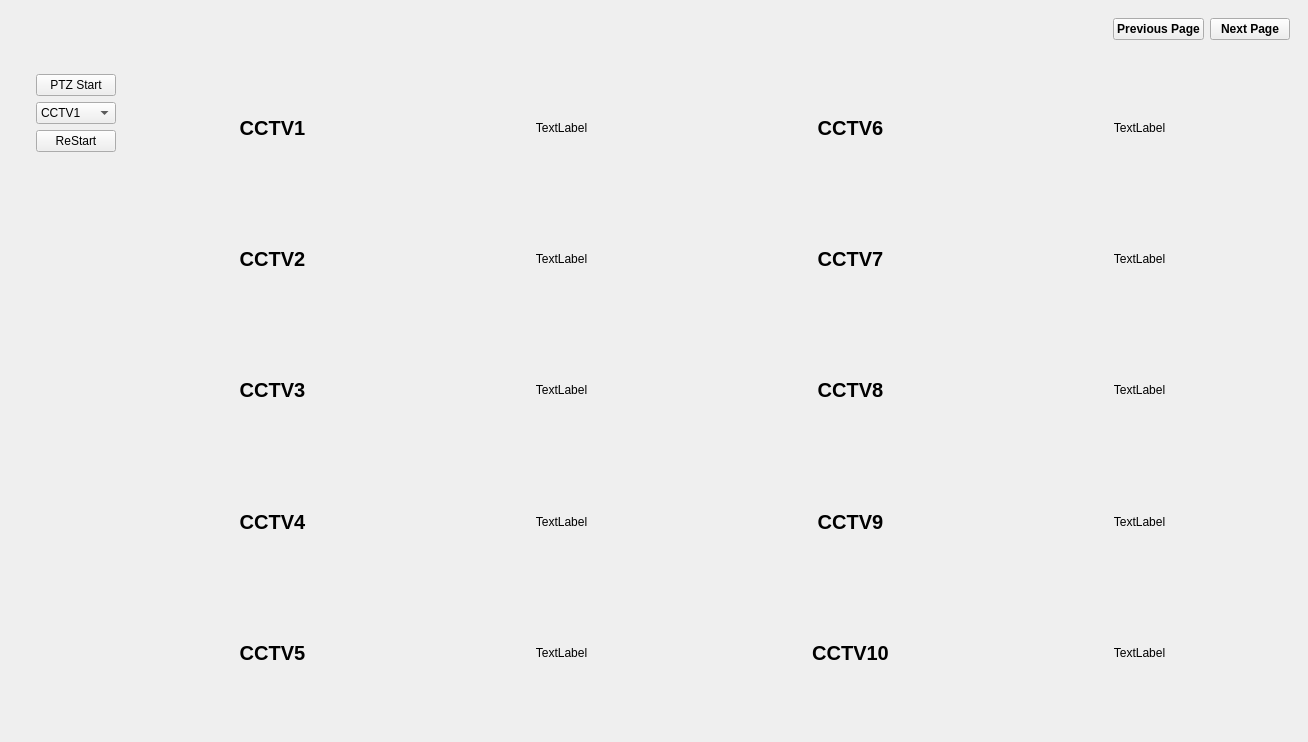
<?xml version="1.0" encoding="UTF-8"?>
<ui version="4.0">
 <class>MainWindow</class>
 <widget class="QMainWindow" name="MainWindow">
  <property name="windowModality">
   <enum>Qt::WindowModal</enum>
  </property>
  <property name="geometry">
   <rect>
    <x>0</x>
    <y>0</y>
    <width>1308</width>
    <height>742</height>
   </rect>
  </property>
  <property name="sizePolicy">
   <sizepolicy hsizetype="Expanding" vsizetype="Expanding">
    <horstretch>0</horstretch>
    <verstretch>0</verstretch>
   </sizepolicy>
  </property>
  <property name="windowTitle">
   <string>panorama</string>
  </property>
  <property name="windowIcon">
   <iconset>
    <normaloff>skysysIcon.png</normaloff>skysysIcon.png</iconset>
  </property>
  <widget class="QWidget" name="centralwidget">
   <layout class="QVBoxLayout" name="verticalLayout_5">
    <item>
     <widget class="QWidget" name="topLayout" native="true">
      <layout class="QHBoxLayout" name="horizontalLayout_8">
       <property name="bottomMargin">
        <number>1</number>
       </property>
       <item>
        <widget class="QLabel" name="ci">
         <property name="sizePolicy">
          <sizepolicy hsizetype="Maximum" vsizetype="Maximum">
           <horstretch>0</horstretch>
           <verstretch>0</verstretch>
          </sizepolicy>
         </property>
         <property name="maximumSize">
          <size>
           <width>250</width>
           <height>40</height>
          </size>
         </property>
         <property name="text">
          <string/>
         </property>
         <property name="pixmap">
          <pixmap>skysys.png</pixmap>
         </property>
         <property name="scaledContents">
          <bool>true</bool>
         </property>
        </widget>
       </item>
       <item>
        <spacer name="horizontalSpacer_5">
         <property name="orientation">
          <enum>Qt::Horizontal</enum>
         </property>
         <property name="sizeHint" stdset="0">
          <size>
           <width>40</width>
           <height>13</height>
          </size>
         </property>
        </spacer>
       </item>
       <item>
        <widget class="QPushButton" name="previousButton">
         <property name="sizePolicy">
          <sizepolicy hsizetype="Minimum" vsizetype="Fixed">
           <horstretch>0</horstretch>
           <verstretch>0</verstretch>
          </sizepolicy>
         </property>
         <property name="font">
          <font>
           <weight>75</weight>
           <italic>false</italic>
           <bold>true</bold>
           <underline>false</underline>
          </font>
         </property>
         <property name="text">
          <string>Previous Page</string>
         </property>
         <property name="checkable">
          <bool>false</bool>
         </property>
         <property name="checked">
          <bool>false</bool>
         </property>
        </widget>
       </item>
       <item>
        <widget class="QPushButton" name="nextButton">
         <property name="sizePolicy">
          <sizepolicy hsizetype="Minimum" vsizetype="Fixed">
           <horstretch>0</horstretch>
           <verstretch>0</verstretch>
          </sizepolicy>
         </property>
         <property name="font">
          <font>
           <weight>75</weight>
           <bold>true</bold>
          </font>
         </property>
         <property name="text">
          <string>Next Page</string>
         </property>
        </widget>
       </item>
      </layout>
     </widget>
    </item>
    <item>
     <widget class="QStackedWidget" name="QStackedWidget">
      <property name="currentIndex">
       <number>1</number>
      </property>
      <widget class="QWidget" name="Page1">
       <property name="maximumSize">
        <size>
         <width>16777215</width>
         <height>16777215</height>
        </size>
       </property>
       <widget class="QWidget" name="horizontalWidget_5" native="true">
        <property name="geometry">
         <rect>
          <x>9</x>
          <y>9</y>
          <width>1244</width>
          <height>638</height>
         </rect>
        </property>
        <layout class="QHBoxLayout" name="horizontalLayout_12">
         <property name="rightMargin">
          <number>0</number>
         </property>
         <item>
          <layout class="QVBoxLayout" name="verticalLayout_4">
           <property name="rightMargin">
            <number>0</number>
           </property>
           <item>
            <widget class="QLabel" name="liveLabel">
             <property name="font">
              <font>
               <pointsize>12</pointsize>
               <weight>75</weight>
               <bold>true</bold>
              </font>
             </property>
             <property name="text">
              <string>라이브</string>
             </property>
            </widget>
           </item>
           <item>
            <widget class="QLabel" name="chListLabel">
             <property name="text">
              <string>채널 리스트</string>
             </property>
            </widget>
           </item>
           <item>
            <widget class="QTreeWidget" name="chTreeWidget">
             <property name="sizePolicy">
              <sizepolicy hsizetype="Preferred" vsizetype="Expanding">
               <horstretch>0</horstretch>
               <verstretch>0</verstretch>
              </sizepolicy>
             </property>
             <column>
              <property name="text">
               <string>CCTV</string>
              </property>
             </column>
             <column>
              <property name="text">
               <string>URL</string>
              </property>
             </column>
            </widget>
           </item>
           <item>
            <spacer name="verticalSpacer_5">
             <property name="orientation">
              <enum>Qt::Vertical</enum>
             </property>
             <property name="sizeType">
              <enum>QSizePolicy::Preferred</enum>
             </property>
             <property name="sizeHint" stdset="0">
              <size>
               <width>20</width>
               <height>40</height>
              </size>
             </property>
            </spacer>
           </item>
           <item>
            <widget class="QLabel" name="streamingLabel">
             <property name="font">
              <font>
               <weight>75</weight>
               <bold>true</bold>
              </font>
             </property>
             <property name="text">
              <string>Streaming</string>
             </property>
             <property name="alignment">
              <set>Qt::AlignCenter</set>
             </property>
            </widget>
           </item>
           <item>
            <layout class="QHBoxLayout" name="horizontalLayout_4">
             <item>
              <spacer name="horizontalSpacer">
               <property name="orientation">
                <enum>Qt::Horizontal</enum>
               </property>
               <property name="sizeType">
                <enum>QSizePolicy::Preferred</enum>
               </property>
               <property name="sizeHint" stdset="0">
                <size>
                 <width>40</width>
                 <height>20</height>
                </size>
               </property>
              </spacer>
             </item>
             <item>
              <widget class="QComboBox" name="chComboBox">
               <item>
                <property name="text">
                 <string>No Channel</string>
                </property>
               </item>
               <item>
                <property name="text">
                 <string>CCTV1</string>
                </property>
               </item>
               <item>
                <property name="text">
                 <string>CCTV2</string>
                </property>
               </item>
               <item>
                <property name="text">
                 <string>CCTV3</string>
                </property>
               </item>
               <item>
                <property name="text">
                 <string>CCTV4</string>
                </property>
               </item>
               <item>
                <property name="text">
                 <string>CCTV5</string>
                </property>
               </item>
               <item>
                <property name="text">
                 <string>CCTV6</string>
                </property>
               </item>
               <item>
                <property name="text">
                 <string>CCTV7</string>
                </property>
               </item>
               <item>
                <property name="text">
                 <string>CCTV8</string>
                </property>
               </item>
               <item>
                <property name="text">
                 <string>CCTV9</string>
                </property>
               </item>
               <item>
                <property name="text">
                 <string>CCTV10</string>
                </property>
               </item>
              </widget>
             </item>
             <item>
              <spacer name="horizontalSpacer_2">
               <property name="orientation">
                <enum>Qt::Horizontal</enum>
               </property>
               <property name="sizeType">
                <enum>QSizePolicy::Preferred</enum>
               </property>
               <property name="sizeHint" stdset="0">
                <size>
                 <width>40</width>
                 <height>20</height>
                </size>
               </property>
              </spacer>
             </item>
            </layout>
           </item>
           <item>
            <spacer name="verticalSpacer_4">
             <property name="orientation">
              <enum>Qt::Vertical</enum>
             </property>
             <property name="sizeHint" stdset="0">
              <size>
               <width>20</width>
               <height>40</height>
              </size>
             </property>
            </spacer>
           </item>
           <item>
            <widget class="QLabel" name="label_22">
             <property name="font">
              <font>
               <weight>75</weight>
               <bold>true</bold>
              </font>
             </property>
             <property name="text">
              <string>PTZ Control</string>
             </property>
             <property name="alignment">
              <set>Qt::AlignCenter</set>
             </property>
            </widget>
           </item>
           <item>
            <layout class="QHBoxLayout" name="horizontalLayout_5">
             <property name="rightMargin">
              <number>0</number>
             </property>
             <property name="bottomMargin">
              <number>0</number>
             </property>
             <item>
              <widget class="QPushButton" name="leftButton">
               <property name="text">
                <string>←</string>
               </property>
              </widget>
             </item>
             <item>
              <layout class="QVBoxLayout" name="verticalLayout">
               <property name="bottomMargin">
                <number>0</number>
               </property>
               <item>
                <widget class="QPushButton" name="upButton">
                 <property name="text">
                  <string>↑</string>
                 </property>
                </widget>
               </item>
               <item>
                <widget class="QPushButton" name="homeButton">
                 <property name="text">
                  <string>Home</string>
                 </property>
                </widget>
               </item>
               <item>
                <widget class="QPushButton" name="downButton">
                 <property name="text">
                  <string>↓</string>
                 </property>
                </widget>
               </item>
              </layout>
             </item>
             <item>
              <widget class="QPushButton" name="rightButton">
               <property name="text">
                <string>→</string>
               </property>
              </widget>
             </item>
            </layout>
           </item>
           <item>
            <layout class="QHBoxLayout" name="horizontalLayout_6">
             <property name="bottomMargin">
              <number>10</number>
             </property>
             <item>
              <spacer name="horizontalSpacer_3">
               <property name="orientation">
                <enum>Qt::Horizontal</enum>
               </property>
               <property name="sizeType">
                <enum>QSizePolicy::Maximum</enum>
               </property>
               <property name="sizeHint" stdset="0">
                <size>
                 <width>40</width>
                 <height>20</height>
                </size>
               </property>
              </spacer>
             </item>
             <item>
              <widget class="QLabel" name="speedLabel">
               <property name="font">
                <font>
                 <weight>75</weight>
                 <bold>true</bold>
                </font>
               </property>
               <property name="text">
                <string>Speed(1-8): </string>
               </property>
               <property name="alignment">
                <set>Qt::AlignCenter</set>
               </property>
              </widget>
             </item>
             <item>
              <widget class="QComboBox" name="speedComboBox">
               <item>
                <property name="text">
                 <string>1</string>
                </property>
               </item>
               <item>
                <property name="text">
                 <string>2</string>
                </property>
               </item>
               <item>
                <property name="text">
                 <string>3</string>
                </property>
               </item>
               <item>
                <property name="text">
                 <string>4</string>
                </property>
               </item>
               <item>
                <property name="text">
                 <string>5</string>
                </property>
               </item>
               <item>
                <property name="text">
                 <string>6</string>
                </property>
               </item>
               <item>
                <property name="text">
                 <string>7</string>
                </property>
               </item>
               <item>
                <property name="text">
                 <string>8</string>
                </property>
               </item>
              </widget>
             </item>
             <item>
              <spacer name="horizontalSpacer_4">
               <property name="orientation">
                <enum>Qt::Horizontal</enum>
               </property>
               <property name="sizeType">
                <enum>QSizePolicy::Maximum</enum>
               </property>
               <property name="sizeHint" stdset="0">
                <size>
                 <width>40</width>
                 <height>20</height>
                </size>
               </property>
              </spacer>
             </item>
            </layout>
           </item>
           <item>
            <layout class="QHBoxLayout" name="horizontalLayout_7">
             <property name="bottomMargin">
              <number>0</number>
             </property>
             <item>
              <widget class="QPushButton" name="zoomOutButton">
               <property name="font">
                <font>
                 <weight>75</weight>
                 <bold>true</bold>
                </font>
               </property>
               <property name="text">
                <string>─</string>
               </property>
              </widget>
             </item>
             <item>
              <widget class="QLabel" name="zoomLabel">
               <property name="font">
                <font>
                 <weight>75</weight>
                 <bold>true</bold>
                </font>
               </property>
               <property name="text">
                <string>Zoom</string>
               </property>
               <property name="alignment">
                <set>Qt::AlignCenter</set>
               </property>
              </widget>
             </item>
             <item>
              <widget class="QPushButton" name="zoomInButton">
               <property name="font">
                <font>
                 <weight>75</weight>
                 <bold>true</bold>
                </font>
               </property>
               <property name="text">
                <string>+</string>
               </property>
              </widget>
             </item>
            </layout>
           </item>
           <item>
            <spacer name="verticalSpacer_3">
             <property name="orientation">
              <enum>Qt::Vertical</enum>
             </property>
             <property name="sizeHint" stdset="0">
              <size>
               <width>20</width>
               <height>40</height>
              </size>
             </property>
            </spacer>
           </item>
          </layout>
         </item>
         <item>
          <widget class="QLabel" name="viewLabel">
           <property name="enabled">
            <bool>true</bool>
           </property>
           <property name="sizePolicy">
            <sizepolicy hsizetype="Expanding" vsizetype="Expanding">
             <horstretch>0</horstretch>
             <verstretch>0</verstretch>
            </sizepolicy>
           </property>
           <property name="maximumSize">
            <size>
             <width>960</width>
             <height>745</height>
            </size>
           </property>
           <property name="font">
            <font>
             <pointsize>15</pointsize>
             <weight>75</weight>
             <bold>true</bold>
            </font>
           </property>
           <property name="styleSheet">
            <string notr="true">background-color: rgb(91, 91, 91);
color: rgb(255, 255, 255);</string>
           </property>
           <property name="text">
            <string>No Channel</string>
           </property>
           <property name="alignment">
            <set>Qt::AlignCenter</set>
           </property>
          </widget>
         </item>
        </layout>
       </widget>
      </widget>
      <widget class="QWidget" name="Page2">
       <layout class="QHBoxLayout" name="horizontalLayout">
        <item>
         <widget class="QWidget" name="horizontalWidget_2" native="true">
          <layout class="QHBoxLayout" name="horizontalLayout_3">
           <item>
            <widget class="QWidget" name="verticalWidget" native="true">
             <property name="sizePolicy">
              <sizepolicy hsizetype="Maximum" vsizetype="Preferred">
               <horstretch>0</horstretch>
               <verstretch>0</verstretch>
              </sizepolicy>
             </property>
             <layout class="QVBoxLayout" name="verticalLayout_2">
              <item>
               <widget class="QPushButton" name="ptzButton">
                <property name="sizePolicy">
                 <sizepolicy hsizetype="Expanding" vsizetype="Fixed">
                  <horstretch>0</horstretch>
                  <verstretch>0</verstretch>
                 </sizepolicy>
                </property>
                <property name="text">
                 <string>PTZ Start</string>
                </property>
               </widget>
              </item>
              <item>
               <widget class="QComboBox" name="chComboBox_2">
                <property name="sizePolicy">
                 <sizepolicy hsizetype="Preferred" vsizetype="Fixed">
                  <horstretch>0</horstretch>
                  <verstretch>0</verstretch>
                 </sizepolicy>
                </property>
                <item>
                 <property name="text">
                  <string>CCTV1</string>
                 </property>
                </item>
                <item>
                 <property name="text">
                  <string>CCTV2</string>
                 </property>
                </item>
                <item>
                 <property name="text">
                  <string>CCTV3</string>
                 </property>
                </item>
                <item>
                 <property name="text">
                  <string>CCTV4</string>
                 </property>
                </item>
                <item>
                 <property name="text">
                  <string>CCTV5</string>
                 </property>
                </item>
                <item>
                 <property name="text">
                  <string>CCTV6</string>
                 </property>
                </item>
                <item>
                 <property name="text">
                  <string>CCTV7</string>
                 </property>
                </item>
                <item>
                 <property name="text">
                  <string>CCTV8</string>
                 </property>
                </item>
                <item>
                 <property name="text">
                  <string>CCTV9</string>
                 </property>
                </item>
                <item>
                 <property name="text">
                  <string>CCTV10</string>
                 </property>
                </item>
               </widget>
              </item>
              <item>
               <widget class="QPushButton" name="restartButton">
                <property name="sizePolicy">
                 <sizepolicy hsizetype="Expanding" vsizetype="Fixed">
                  <horstretch>0</horstretch>
                  <verstretch>0</verstretch>
                 </sizepolicy>
                </property>
                <property name="text">
                 <string>ReStart</string>
                </property>
               </widget>
              </item>
              <item>
               <spacer name="verticalSpacer">
                <property name="orientation">
                 <enum>Qt::Vertical</enum>
                </property>
                <property name="sizeHint" stdset="0">
                 <size>
                  <width>20</width>
                  <height>40</height>
                 </size>
                </property>
               </spacer>
              </item>
             </layout>
            </widget>
           </item>
           <item>
            <layout class="QGridLayout" name="gridLayout_5">
             <item row="0" column="1">
              <widget class="QLabel" name="label_1">
               <property name="text">
                <string>TextLabel</string>
               </property>
               <property name="alignment">
                <set>Qt::AlignCenter</set>
               </property>
              </widget>
             </item>
             <item row="0" column="0">
              <widget class="QLabel" name="cctvLabel_1">
               <property name="font">
                <font>
                 <pointsize>15</pointsize>
                 <weight>75</weight>
                 <bold>true</bold>
                </font>
               </property>
               <property name="text">
                <string>CCTV1</string>
               </property>
               <property name="alignment">
                <set>Qt::AlignCenter</set>
               </property>
              </widget>
             </item>
             <item row="3" column="2">
              <widget class="QLabel" name="cctvLabel_9">
               <property name="font">
                <font>
                 <pointsize>15</pointsize>
                 <weight>75</weight>
                 <bold>true</bold>
                </font>
               </property>
               <property name="text">
                <string>CCTV9</string>
               </property>
               <property name="alignment">
                <set>Qt::AlignCenter</set>
               </property>
              </widget>
             </item>
             <item row="3" column="0">
              <widget class="QLabel" name="cctvLabel_4">
               <property name="font">
                <font>
                 <pointsize>15</pointsize>
                 <weight>75</weight>
                 <bold>true</bold>
                </font>
               </property>
               <property name="text">
                <string>CCTV4</string>
               </property>
               <property name="alignment">
                <set>Qt::AlignCenter</set>
               </property>
              </widget>
             </item>
             <item row="1" column="2">
              <widget class="QLabel" name="cctvLabel_7">
               <property name="font">
                <font>
                 <pointsize>15</pointsize>
                 <weight>75</weight>
                 <bold>true</bold>
                </font>
               </property>
               <property name="text">
                <string>CCTV7</string>
               </property>
               <property name="alignment">
                <set>Qt::AlignCenter</set>
               </property>
              </widget>
             </item>
             <item row="1" column="0">
              <widget class="QLabel" name="cctvLabel_2">
               <property name="font">
                <font>
                 <pointsize>15</pointsize>
                 <weight>75</weight>
                 <bold>true</bold>
                </font>
               </property>
               <property name="text">
                <string>CCTV2</string>
               </property>
               <property name="alignment">
                <set>Qt::AlignCenter</set>
               </property>
              </widget>
             </item>
             <item row="2" column="2">
              <widget class="QLabel" name="cctvLabel_8">
               <property name="font">
                <font>
                 <pointsize>15</pointsize>
                 <weight>75</weight>
                 <bold>true</bold>
                </font>
               </property>
               <property name="text">
                <string>CCTV8</string>
               </property>
               <property name="alignment">
                <set>Qt::AlignCenter</set>
               </property>
              </widget>
             </item>
             <item row="4" column="3">
              <widget class="QLabel" name="label_10">
               <property name="text">
                <string>TextLabel</string>
               </property>
               <property name="alignment">
                <set>Qt::AlignCenter</set>
               </property>
              </widget>
             </item>
             <item row="3" column="3">
              <widget class="QLabel" name="label_9">
               <property name="text">
                <string>TextLabel</string>
               </property>
               <property name="alignment">
                <set>Qt::AlignCenter</set>
               </property>
              </widget>
             </item>
             <item row="1" column="3">
              <widget class="QLabel" name="label_7">
               <property name="text">
                <string>TextLabel</string>
               </property>
               <property name="alignment">
                <set>Qt::AlignCenter</set>
               </property>
              </widget>
             </item>
             <item row="2" column="1">
              <widget class="QLabel" name="label_3">
               <property name="text">
                <string>TextLabel</string>
               </property>
               <property name="alignment">
                <set>Qt::AlignCenter</set>
               </property>
              </widget>
             </item>
             <item row="3" column="1">
              <widget class="QLabel" name="label_4">
               <property name="text">
                <string>TextLabel</string>
               </property>
               <property name="alignment">
                <set>Qt::AlignCenter</set>
               </property>
              </widget>
             </item>
             <item row="2" column="0">
              <widget class="QLabel" name="cctvLabel_3">
               <property name="font">
                <font>
                 <pointsize>15</pointsize>
                 <weight>75</weight>
                 <bold>true</bold>
                </font>
               </property>
               <property name="text">
                <string>CCTV3</string>
               </property>
               <property name="alignment">
                <set>Qt::AlignCenter</set>
               </property>
              </widget>
             </item>
             <item row="4" column="2">
              <widget class="QLabel" name="cctvLabel_10">
               <property name="font">
                <font>
                 <pointsize>15</pointsize>
                 <weight>75</weight>
                 <bold>true</bold>
                </font>
               </property>
               <property name="text">
                <string>CCTV10</string>
               </property>
               <property name="alignment">
                <set>Qt::AlignCenter</set>
               </property>
              </widget>
             </item>
             <item row="1" column="1">
              <widget class="QLabel" name="label_2">
               <property name="text">
                <string>TextLabel</string>
               </property>
               <property name="alignment">
                <set>Qt::AlignCenter</set>
               </property>
              </widget>
             </item>
             <item row="2" column="3">
              <widget class="QLabel" name="label_8">
               <property name="text">
                <string>TextLabel</string>
               </property>
               <property name="alignment">
                <set>Qt::AlignCenter</set>
               </property>
              </widget>
             </item>
             <item row="4" column="0">
              <widget class="QLabel" name="cctvLabel_5">
               <property name="font">
                <font>
                 <pointsize>15</pointsize>
                 <weight>75</weight>
                 <bold>true</bold>
                </font>
               </property>
               <property name="text">
                <string>CCTV5</string>
               </property>
               <property name="alignment">
                <set>Qt::AlignCenter</set>
               </property>
              </widget>
             </item>
             <item row="0" column="3">
              <widget class="QLabel" name="label_6">
               <property name="text">
                <string>TextLabel</string>
               </property>
               <property name="alignment">
                <set>Qt::AlignCenter</set>
               </property>
              </widget>
             </item>
             <item row="0" column="2">
              <widget class="QLabel" name="cctvLabel_6">
               <property name="font">
                <font>
                 <pointsize>15</pointsize>
                 <weight>75</weight>
                 <bold>true</bold>
                </font>
               </property>
               <property name="text">
                <string>CCTV6</string>
               </property>
               <property name="alignment">
                <set>Qt::AlignCenter</set>
               </property>
              </widget>
             </item>
             <item row="4" column="1">
              <widget class="QLabel" name="label_5">
               <property name="text">
                <string>TextLabel</string>
               </property>
               <property name="alignment">
                <set>Qt::AlignCenter</set>
               </property>
              </widget>
             </item>
            </layout>
           </item>
          </layout>
         </widget>
        </item>
       </layout>
      </widget>
      <widget class="QWidget" name="Page3">
       <layout class="QGridLayout" name="gridLayout_2">
        <item row="0" column="0">
         <widget class="QWidget" name="horizontalWidget" native="true">
          <layout class="QHBoxLayout" name="horizontalLayout_2">
           <item>
            <layout class="QVBoxLayout" name="verticalLayout_3">
             <item>
              <widget class="QPushButton" name="panoramaButton">
               <property name="text">
                <string>Panorama Start</string>
               </property>
              </widget>
             </item>
             <item>
              <spacer name="verticalSpacer_2">
               <property name="orientation">
                <enum>Qt::Vertical</enum>
               </property>
               <property name="sizeHint" stdset="0">
                <size>
                 <width>20</width>
                 <height>40</height>
                </size>
               </property>
              </spacer>
             </item>
            </layout>
           </item>
           <item>
            <widget class="QLabel" name="panoramaLabel">
             <property name="sizePolicy">
              <sizepolicy hsizetype="Expanding" vsizetype="Expanding">
               <horstretch>0</horstretch>
               <verstretch>0</verstretch>
              </sizepolicy>
             </property>
             <property name="font">
              <font>
               <pointsize>15</pointsize>
               <weight>75</weight>
               <bold>true</bold>
              </font>
             </property>
             <property name="styleSheet">
              <string notr="true">background-color: rgb(91, 91, 91);
color: rgb(255, 255, 255);</string>
             </property>
             <property name="text">
              <string>panorama image</string>
             </property>
             <property name="alignment">
              <set>Qt::AlignCenter</set>
             </property>
            </widget>
           </item>
          </layout>
         </widget>
        </item>
       </layout>
      </widget>
     </widget>
    </item>
   </layout>
  </widget>
 </widget>
 <resources/>
 <connections/>
</ui>
